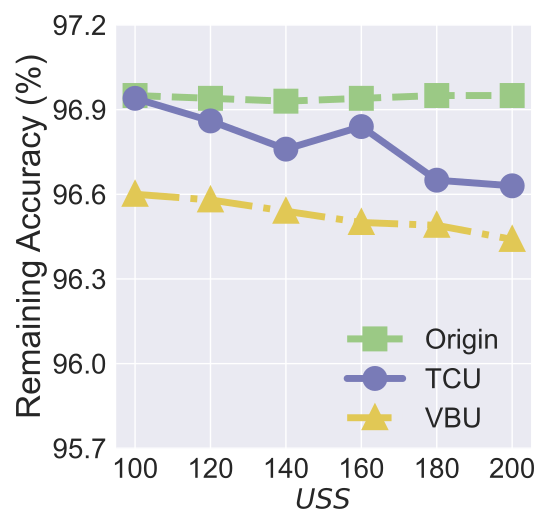

Here is the Python script that generated this plot:


import numpy as np
import matplotlib.pyplot as plt

epsilon = 3
beta = 1 / epsilon


x=[1, 2, 3, 4, 5, 6]
# validation_for_plt =[97,95.8600, 94.9400, 93.5400, 93.2400]
# attack_for_plt=[0, 0.3524, 0, 0.1762, 0.1762]
# basic_for_plt=[99.8, 99.8, 99.8, 99.8, 99.8]

labels = ['100', '120', '140', '160', '180', '200']
# unl_org = [97.77, 97.55, 97.35, 97.29, 97.21, 97.21]

# unl_hess_r = [96.6, 96.66, 96.04, 95.94, 95.85, 97.21]
OUL = [0.9694, 0.9686, 0.9676, 0.9684, 0.9665, 0.9663]

org_acc = [0.9695, 0.9694, 0.9693, 0.9694, 0.9695, 0.9695]

vbu_acc = [0.9442, 0.9445,  0.9401, 0.9411, 0.9472, 0.9467]
# unl_ss_wo = [94.32, 94.53, 94.78, 93.38, 94.04, 97.21]
vbu_ldp_acc = [0.9660, 0.9658, 0.9654, 0.9650, 0.9649, 0.9644]

for i in range(len(OUL)):
    OUL[i] = OUL[i]*100
    org_acc[i] = org_acc[i]*100
    vbu_acc[i] = vbu_acc[i]*100
    vbu_ldp_acc[i] = vbu_ldp_acc[i] * 100

plt.style.use('seaborn')
plt.figure(figsize=(5.5, 5.3))
l_w=5
m_s=15
marker_s = 3
markevery=1
#plt.figure(figsize=(8, 5.3))
#plt.plot(x, unl_fr, color='blue', marker='^', label='Retrain',linewidth=l_w, markersize=m_s)

#plt.plot(x, unl_ss_w, color='g',  marker='*',  label='PriMU$_{w}$',linewidth=l_w, markersize=m_s)
plt.plot(x, org_acc, linestyle='--', color='#9BC985',  marker='s', fillstyle='full', markevery=markevery,
         label='Origin',linewidth=l_w, markersize=m_s, markeredgewidth=marker_s)


plt.plot(x, OUL, linestyle='-', color='#797BB7', marker='o', fillstyle='full', markevery=markevery,
         label='TCU', linewidth=l_w, markersize=m_s, markeredgewidth=marker_s)




# plt.plot(x, vbu_acc, linestyle='-.', color='#2A5522',  marker='D', fillstyle='full', markevery=markevery, label='GA',linewidth=l_w, markersize=m_s, markeredgewidth=marker_s)

plt.plot(x, vbu_ldp_acc, linestyle='-.', color='#E1C855',  marker='^', fillstyle='full', markevery=markevery,
         label='VBU',linewidth=l_w, markersize=m_s, markeredgewidth=marker_s)


# plt.grid()
leg = plt.legend(fancybox=True, shadow=True)
# plt.xlabel('Malicious Client Ratio (%)' ,fontsize=16)
plt.ylabel('Remaining Accuracy (%)' ,fontsize=24)
my_y_ticks = np.arange(95.7, 97.4, 0.3)
plt.yticks(my_y_ticks,fontsize=20)
plt.xlabel('$\it USS$' ,fontsize=20)

plt.xticks(x, labels, fontsize=20)
# plt.title('CIFAR10 IID')

# plt.annotate(r"1e0", xy=(0.1, 1.01), xycoords='axes fraction', xytext=(-10, 10), textcoords='offset points', ha='right', va='center', fontsize=15)


# plt.title('(c) Utility Preservation', fontsize=24)
plt.legend(loc=(0.53, 0.01),fontsize=20)
plt.tight_layout()
#plt.title("MNIST")
plt.rcParams['figure.figsize'] = (2.0, 1)
plt.rcParams['image.interpolation'] = 'nearest'
plt.rcParams['figure.subplot.left'] = 0.11
plt.rcParams['figure.subplot.bottom'] = 0.08
plt.rcParams['figure.subplot.right'] = 0.977
plt.rcParams['figure.subplot.top'] = 0.969
plt.savefig('CelebA_model_RA_uss.pdf', format='pdf', dpi=200)
plt.show()
